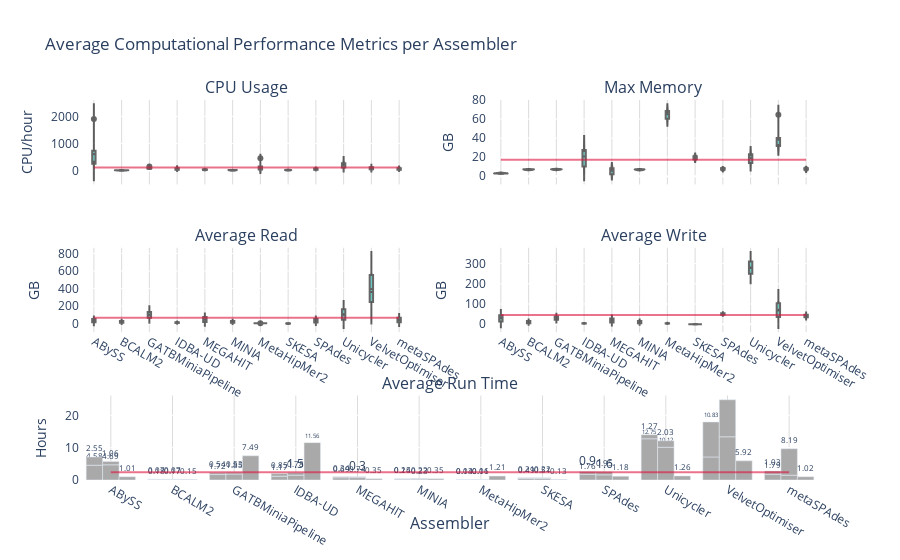

Notebook code cell kept with this figure:
### Markdown cell above
###  Plot Data

### Code cell
fig_global = make_subplots(rows=3, cols=2, shared_xaxes=True, x_title="Assembler", 
                           subplot_titles=('CPU Usage', 'Max Memory', 'Average Read', 'Average Write', 'Average Run Time'),
                           specs=[[{}, {}],[{}, {}],[{"colspan": 2}, None]])
row_coord = 1
col_coord = 1

for column in ['cpus', 'max_rss', 'avgRead', 'avgWrite']:
    fig_global.add_trace(go.Violin(y=global_pipeline_stats_df[column], box_visible=True, line_color='black',
                           meanline_visible=True, fillcolor='lightseagreen', opacity=0.6,
                           x=global_pipeline_stats_df['assembler']),
                  row=row_coord, col=col_coord)
    fig_global.add_trace(go.Scatter(y=[global_pipeline_stats_df[column].mean()]*len(global_pipeline_stats_df['assembler']), 
                                    x=global_pipeline_stats_df['assembler'], mode='lines',
                                    line=dict(color="crimson"), opacity=0.6),row=row_coord, col=col_coord)
    if col_coord == 2:
        col_coord = 1
        row_coord += 1
    else:
        col_coord +=1

TimeDFmean = pd.Series()
for run in global_pipeline_stats_df['run'].unique():
    print(run)
    timeDF=round(pd.to_timedelta(global_pipeline_stats_df['avgTime'][global_pipeline_stats_df['run'] == run].str.strip())/ np.timedelta64(1, 'h'), 2)

    fig_global.add_trace(go.Bar(y=timeDF, x=global_pipeline_stats_df['assembler'], text=timeDF,textposition='outside', 
                              showlegend=False, marker_color='darkgray', name=run),  row=3, col=1)
    TimeDFmean = pd.concat([TimeDFmean, timeDF], ignore_index=True)
    
fig_global.add_trace(go.Scatter(y=[TimeDFmean.mean()]*len(global_pipeline_stats_df['assembler']), 
                              x=global_pipeline_stats_df['assembler'], mode='lines',
                              line=dict(color="crimson"), opacity=0.6, name='Mean'), row=3, col=1)

fig_global.update_layout(showlegend=False,plot_bgcolor='rgb(255,255,255)', title_text="Average Computational Performance Metrics per Assembler",
                        barmode='group')
# grid
fig_global['layout']['xaxis']['gridcolor']='#DCDCDC'
fig_global['layout']['xaxis2']['gridcolor']='#DCDCDC'
fig_global['layout']['xaxis3']['gridcolor']='#DCDCDC'
fig_global['layout']['xaxis4']['gridcolor']='#DCDCDC'
fig_global['layout']['xaxis5']['gridcolor']='#DCDCDC'
# y-axis legends
fig_global['layout']['yaxis']['title']='CPU/hour'
fig_global['layout']['yaxis2']['title']='GB'
fig_global['layout']['yaxis3']['title']='GB'
fig_global['layout']['yaxis4']['title']='GB'
fig_global['layout']['yaxis5']['title']='Hours'
fig_global.update_xaxes(categoryorder='category ascending')

fig_global.show()

### Figure 1 — Plotly figure (JSON) as saved in the notebook; plotly's stock layout.template omitted (floating-point values rounded to 4 significant figures)
{"data": [{"box": {"visible": true}, "fillcolor": "lightseagreen", "line": {"color": "black"}, "meanline": {"visible": true}, "opacity": 0.6, "type": "violin", "x": ["MetaHipMer2", "BCALM2", "MINIA", "SKESA", "MEGAHIT", "metaSPAdes", "IDBA-UD", "SPAdes", "GATBMiniaPipeline", "ABySS", "VelvetOptimiser", "Unicycler", "MetaHipMer2", "BCALM2", "MINIA", "SKESA", "MEGAHIT", "SPAdes", "IDBA-UD", "GATBMiniaPipeline", "metaSPAdes", "ABySS", "Unicycler", "VelvetOptimiser", "metaSPAdes", "MINIA", "MEGAHIT", "BCALM2", "SKESA", "SPAdes", "Unicycler", "GATBMiniaPipeline", "ABySS", "IDBA-UD", "VelvetOptimiser", "MetaHipMer2", "BCALM2", "MINIA", "MetaHipMer2", "SKESA", "MEGAHIT", "SPAdes", "metaSPAdes", "IDBA-UD", "GATBMiniaPipeline", "ABySS", "VelvetOptimiser", "Unicycler", "BCALM2", "MINIA", "MetaHipMer2", "SKESA", "MEGAHIT", "SPAdes", "metaSPAdes", "IDBA-UD", "ABySS", "GATBMiniaPipeline", "VelvetOptimiser", "Unicycler"], "xaxis": "x", "y": [36.8, 6.83, 10.92, 16.75, 31.15, 77.2, 59.69, 66.27, 71.73, 322.9, 111.3, 226.3, 34.61, 6.77, 10.95, 17.45, 33.11, 63.38, 73.61, 73.3, 75.47, 339.3, 236.5, 100.7, 97.65, 13.77, 34.4, 8.77, 23.49, 72.44, 343.9, 144.0, 1899.0, 100.5, 138.2, 450.8, 1.58, 2.76, 31.13, 8.01, 14.42, 28.31, 29.31, 24.78, 71.85, 188.6, 30.88, 109.0, 2.31, 3.01, 43.77, 8.35, 13.46, 28.85, 27.62, 25.32, 264.1, 73.21, 49.08, 113.2], "yaxis": "y"}, {"line": {"color": "crimson"}, "mode": "lines", "opacity": 0.6, "type": "scatter", "x": ["MetaHipMer2", "BCALM2", "MINIA", "SKESA", "MEGAHIT", "metaSPAdes", "IDBA-UD", "SPAdes", "GATBMiniaPipeline", "ABySS", "VelvetOptimiser", "Unicycler", "MetaHipMer2", "BCALM2", "MINIA", "SKESA", "MEGAHIT", "SPAdes", "IDBA-UD", "GATBMiniaPipeline", "metaSPAdes", "ABySS", "Unicycler", "VelvetOptimiser", "metaSPAdes", "MINIA", "MEGAHIT", "BCALM2", "SKESA", "SPAdes", "Unicycler", "GATBMiniaPipeline", "ABySS", "IDBA-UD", "VelvetOptimiser", "MetaHipMer2", "BCALM2", "MINIA", "MetaHipMer2", "SKESA", "MEGAHIT", "SPAdes", "metaSPAdes", "IDBA-UD", "GATBMiniaPipeline", "ABySS", "VelvetOptimiser", "Unicycler", "BCALM2", "MINIA", "MetaHipMer2", "SKESA", "MEGAHIT", "SPAdes", "metaSPAdes", "IDBA-UD", "ABySS", "GATBMiniaPipeline", "VelvetOptimiser", "Unicycler"], "xaxis": "x", "y": [110.4, 110.4, 110.4, 110.4, 110.4, 110.4, 110.4, 110.4, 110.4, 110.4, 110.4, 110.4, 110.4, 110.4, 110.4, 110.4, 110.4, 110.4, 110.4, 110.4, 110.4, 110.4, 110.4, 110.4, 110.4, 110.4, 110.4, 110.4, 110.4, 110.4, 110.4, 110.4, 110.4, 110.4, 110.4, 110.4, 110.4, 110.4, 110.4, 110.4, 110.4, 110.4, 110.4, 110.4, 110.4, 110.4, 110.4, 110.4, 110.4, 110.4, 110.4, 110.4, 110.4, 110.4, 110.4, 110.4, 110.4, 110.4, 110.4, 110.4], "yaxis": "y"}, {"box": {"visible": true}, "fillcolor": "lightseagreen", "line": {"color": "black"}, "meanline": {"visible": true}, "opacity": 0.6, "type": "violin", "x": ["MetaHipMer2", "BCALM2", "MINIA", "SKESA", "MEGAHIT", "metaSPAdes", "IDBA-UD", "SPAdes", "GATBMiniaPipeline", "ABySS", "VelvetOptimiser", "Unicycler", "MetaHipMer2", "BCALM2", "MINIA", "SKESA", "MEGAHIT", "SPAdes", "IDBA-UD", "GATBMiniaPipeline", "metaSPAdes", "ABySS", "Unicycler", "VelvetOptimiser", "metaSPAdes", "MINIA", "MEGAHIT", "BCALM2", "SKESA", "SPAdes", "Unicycler", "GATBMiniaPipeline", "ABySS", "IDBA-UD", "VelvetOptimiser", "MetaHipMer2", "BCALM2", "MINIA", "MetaHipMer2", "SKESA", "MEGAHIT", "SPAdes", "metaSPAdes", "IDBA-UD", "GATBMiniaPipeline", "ABySS", "VelvetOptimiser", "Unicycler", "BCALM2", "MINIA", "MetaHipMer2", "SKESA", "MEGAHIT", "SPAdes", "metaSPAdes", "IDBA-UD", "ABySS", "GATBMiniaPipeline", "VelvetOptimiser", "Unicycler"], "xaxis": "x2", "y": [68.4, 7.2, 7.2, 21, 8.5, 8.5, 27.7, 8.4, 7.4, 2.9, 64.6, 22.9, 68.6, 7.2, 7.2, 20.8, 8.5, 8.3, 27.7, 7.4, 8.5, 3, 23, 32, 8.3, 7.2, 8.5, 7.3, 21.3, 8.3, 23.1, 7.4, 3.2, 27.7, 31.9, 68.7, 6.7, 6.6, 60.1, 17.8, 2.1, 6.8, 6.9, 10.4, 6.9, 3.2, 31.9, 13.9, 6.7, 6.6, 60.4, 17.8, 2.1, 6.5, 6.2, 10.4, 3.6, 6.8, 31.9, 13.8], "yaxis": "y2"}, {"line": {"color": "crimson"}, "mode": "lines", "opacity": 0.6, "type": "scatter", "x": ["MetaHipMer2", "BCALM2", "MINIA", "SKESA", "MEGAHIT", "metaSPAdes", "IDBA-UD", "SPAdes", "GATBMiniaPipeline", "ABySS", "VelvetOptimiser", "Unicycler", "MetaHipMer2", "BCALM2", "MINIA", "SKESA", "MEGAHIT", "SPAdes", "IDBA-UD", "GATBMiniaPipeline", "metaSPAdes", "ABySS", "Unicycler", "VelvetOptimiser", "metaSPAdes", "MINIA", "MEGAHIT", "BCALM2", "SKESA", "SPAdes", "Unicycler", "GATBMiniaPipeline", "ABySS", "IDBA-UD", "VelvetOptimiser", "MetaHipMer2", "BCALM2", "MINIA", "MetaHipMer2", "SKESA", "MEGAHIT", "SPAdes", "metaSPAdes", "IDBA-UD", "GATBMiniaPipeline", "ABySS", "VelvetOptimiser", "Unicycler", "BCALM2", "MINIA", "MetaHipMer2", "SKESA", "MEGAHIT", "SPAdes", "metaSPAdes", "IDBA-UD", "ABySS", "GATBMiniaPipeline", "VelvetOptimiser", "Unicycler"], "xaxis": "x2", "y": [17.43, 17.43, 17.43, 17.43, 17.43, 17.43, 17.43, 17.43, 17.43, 17.43, 17.43, 17.43, 17.43, 17.43, 17.43, 17.43, 17.43, 17.43, 17.43, 17.43, 17.43, 17.43, 17.43, 17.43, 17.43, 17.43, 17.43, 17.43, 17.43, 17.43, 17.43, 17.43, 17.43, 17.43, 17.43, 17.43, 17.43, 17.43, 17.43, 17.43, 17.43, 17.43, 17.43, 17.43, 17.43, 17.43, 17.43, 17.43, 17.43, 17.43, 17.43, 17.43, 17.43, 17.43, 17.43, 17.43, 17.43, 17.43, 17.43, 17.43], "yaxis": "y2"}, {"box": {"visible": true}, "fillcolor": "lightseagreen", "line": {"color": "black"}, "meanline": {"visible": true}, "opacity": 0.6, "type": "violin", "x": ["MetaHipMer2", "BCALM2", "MINIA", "SKESA", "MEGAHIT", "metaSPAdes", "IDBA-UD", "SPAdes", "GATBMiniaPipeline", "ABySS", "VelvetOptimiser", "Unicycler", "MetaHipMer2", "BCALM2", "MINIA", "SKESA", "MEGAHIT", "SPAdes", "IDBA-UD", "GATBMiniaPipeline", "metaSPAdes", "ABySS", "Unicycler", "VelvetOptimiser", "metaSPAdes", "MINIA", "MEGAHIT", "BCALM2", "SKESA", "SPAdes", "Unicycler", "GATBMiniaPipeline", "ABySS", "IDBA-UD", "VelvetOptimiser", "MetaHipMer2", "BCALM2", "MINIA", "MetaHipMer2", "SKESA", "MEGAHIT", "SPAdes", "metaSPAdes", "IDBA-UD", "GATBMiniaPipeline", "ABySS", "VelvetOptimiser", "Unicycler", "BCALM2", "MINIA", "MetaHipMer2", "SKESA", "MEGAHIT", "SPAdes", "metaSPAdes", "IDBA-UD", "ABySS", "GATBMiniaPipeline", "VelvetOptimiser", "Unicycler"], "xaxis": "x3", "y": [5.9, 30, 30.9, 2.6, 74.9, 68.2, 17.6, 52.5, 128.3, 53, 550.5, 164.8, 5.7, 30, 30.9, 2.6, 74.9, 52.5, 17.6, 144, 68.2, 53, 164.8, 572.7, 41.5, 20.9, 47.3, 20.1, 1.7, 33.1, 104.2, 102.8, 40, 12.1, 361, 4.2, 10.2, 11, 5.7, 0.722, 19.8, 13.7, 14.9, 6.6, 69.4, 11.7, 245.6, 43.7, 10.2, 11, 5.7, 0.722, 19.8, 13.7, 14.9, 6.6, 19, 63.9, 246.2, 43.7], "yaxis": "y3"}, {"line": {"color": "crimson"}, "mode": "lines", "opacity": 0.6, "type": "scatter", "x": ["MetaHipMer2", "BCALM2", "MINIA", "SKESA", "MEGAHIT", "metaSPAdes", "IDBA-UD", "SPAdes", "GATBMiniaPipeline", "ABySS", "VelvetOptimiser", "Unicycler", "MetaHipMer2", "BCALM2", "MINIA", "SKESA", "MEGAHIT", "SPAdes", "IDBA-UD", "GATBMiniaPipeline", "metaSPAdes", "ABySS", "Unicycler", "VelvetOptimiser", "metaSPAdes", "MINIA", "MEGAHIT", "BCALM2", "SKESA", "SPAdes", "Unicycler", "GATBMiniaPipeline", "ABySS", "IDBA-UD", "VelvetOptimiser", "MetaHipMer2", "BCALM2", "MINIA", "MetaHipMer2", "SKESA", "MEGAHIT", "SPAdes", "metaSPAdes", "IDBA-UD", "GATBMiniaPipeline", "ABySS", "VelvetOptimiser", "Unicycler", "BCALM2", "MINIA", "MetaHipMer2", "SKESA", "MEGAHIT", "SPAdes", "metaSPAdes", "IDBA-UD", "ABySS", "GATBMiniaPipeline", "VelvetOptimiser", "Unicycler"], "xaxis": "x3", "y": [68.22, 68.22, 68.22, 68.22, 68.22, 68.22, 68.22, 68.22, 68.22, 68.22, 68.22, 68.22, 68.22, 68.22, 68.22, 68.22, 68.22, 68.22, 68.22, 68.22, 68.22, 68.22, 68.22, 68.22, 68.22, 68.22, 68.22, 68.22, 68.22, 68.22, 68.22, 68.22, 68.22, 68.22, 68.22, 68.22, 68.22, 68.22, 68.22, 68.22, 68.22, 68.22, 68.22, 68.22, 68.22, 68.22, 68.22, 68.22, 68.22, 68.22, 68.22, 68.22, 68.22, 68.22, 68.22, 68.22, 68.22, 68.22, 68.22, 68.22], "yaxis": "y3"}, {"box": {"visible": true}, "fillcolor": "lightseagreen", "line": {"color": "black"}, "meanline": {"visible": true}, "opacity": 0.6, "type": "violin", "x": ["MetaHipMer2", "BCALM2", "MINIA", "SKESA", "MEGAHIT", "metaSPAdes", "IDBA-UD", "SPAdes", "GATBMiniaPipeline", "ABySS", "VelvetOptimiser", "Unicycler", "MetaHipMer2", "BCALM2", "MINIA", "SKESA", "MEGAHIT", "SPAdes", "IDBA-UD", "GATBMiniaPipeline", "metaSPAdes", "ABySS", "Unicycler", "VelvetOptimiser", "metaSPAdes", "MINIA", "MEGAHIT", "BCALM2", "SKESA", "SPAdes", "Unicycler", "GATBMiniaPipeline", "ABySS", "IDBA-UD", "VelvetOptimiser", "MetaHipMer2", "BCALM2", "MINIA", "MetaHipMer2", "SKESA", "MEGAHIT", "SPAdes", "metaSPAdes", "IDBA-UD", "GATBMiniaPipeline", "ABySS", "VelvetOptimiser", "Unicycler", "BCALM2", "MINIA", "MetaHipMer2", "SKESA", "MEGAHIT", "SPAdes", "metaSPAdes", "IDBA-UD", "ABySS", "GATBMiniaPipeline", "VelvetOptimiser", "Unicycler"], "xaxis": "x4", "y": [2.7, 15, 15, 0.006, 27.5, 47, 4.7, 46.9, 38.2, 44.6, 114, 249.1, 2.7, 15, 15, 0.006, 27.5, 46.9, 4.7, 38.1, 47, 44.6, 249.1, 99.3, 40.3, 10, 17.8, 9.9, 0.018, 50.2, 279.8, 29.7, 33.1, 4, 67.8, 3.8, 4.8, 4.9, 5, 0.029, 8.1, 53.6, 33.6, 3.4, 21.3, 9.5, 35.8, 310.4, 4.8, 4.9, 5, 0.029, 8.1, 53.6, 33.6, 3.4, 15.1, 21.2, 36.1, 310.4], "yaxis": "y4"}, {"line": {"color": "crimson"}, "mode": "lines", "opacity": 0.6, "type": "scatter", "x": ["MetaHipMer2", "BCALM2", "MINIA", "SKESA", "MEGAHIT", "metaSPAdes", "IDBA-UD", "SPAdes", "GATBMiniaPipeline", "ABySS", "VelvetOptimiser", "Unicycler", "MetaHipMer2", "BCALM2", "MINIA", "SKESA", "MEGAHIT", "SPAdes", "IDBA-UD", "GATBMiniaPipeline", "metaSPAdes", "ABySS", "Unicycler", "VelvetOptimiser", "metaSPAdes", "MINIA", "MEGAHIT", "BCALM2", "SKESA", "SPAdes", "Unicycler", "GATBMiniaPipeline", "ABySS", "IDBA-UD", "VelvetOptimiser", "MetaHipMer2", "BCALM2", "MINIA", "MetaHipMer2", "SKESA", "MEGAHIT", "SPAdes", "metaSPAdes", "IDBA-UD", "GATBMiniaPipeline", "ABySS", "VelvetOptimiser", "Unicycler", "BCALM2", "MINIA", "MetaHipMer2", "SKESA", "MEGAHIT", "SPAdes", "metaSPAdes", "IDBA-UD", "ABySS", "GATBMiniaPipeline", "VelvetOptimiser", "Unicycler"], "xaxis": "x4", "y": [45.46, 45.46, 45.46, 45.46, 45.46, 45.46, 45.46, 45.46, 45.46, 45.46, 45.46, 45.46, 45.46, 45.46, 45.46, 45.46, 45.46, 45.46, 45.46, 45.46, 45.46, 45.46, 45.46, 45.46, 45.46, 45.46, 45.46, 45.46, 45.46, 45.46, 45.46, 45.46, 45.46, 45.46, 45.46, 45.46, 45.46, 45.46, 45.46, 45.46, 45.46, 45.46, 45.46, 45.46, 45.46, 45.46, 45.46, 45.46, 45.46, 45.46, 45.46, 45.46, 45.46, 45.46, 45.46, 45.46, 45.46, 45.46, 45.46, 45.46], "yaxis": "y4"}, {"marker": {"color": "darkgray"}, "name": "run3", "showlegend": false, "text": [0.13, 0.18, 0.25, 0.49, 0.69, 1.79, 1.17, 1.76, 1.72, 4.58, 7.12, 12.75, 0.04, 0.07, 0.14, 0.21, 0.34, 0.9, 0.85, 0.54, 1.03, 2.55, 1.27, 10.83], "textposition": "outside", "type": "bar", "x": ["MetaHipMer2", "BCALM2", "MINIA", "SKESA", "MEGAHIT", "metaSPAdes", "IDBA-UD", "SPAdes", "GATBMiniaPipeline", "ABySS", "VelvetOptimiser", "Unicycler", "MetaHipMer2", "BCALM2", "MINIA", "SKESA", "MEGAHIT", "SPAdes", "IDBA-UD", "GATBMiniaPipeline", "metaSPAdes", "ABySS", "Unicycler", "VelvetOptimiser", "metaSPAdes", "MINIA", "MEGAHIT", "BCALM2", "SKESA", "SPAdes", "Unicycler", "GATBMiniaPipeline", "ABySS", "IDBA-UD", "VelvetOptimiser", "MetaHipMer2", "BCALM2", "MINIA", "MetaHipMer2", "SKESA", "MEGAHIT", "SPAdes", "metaSPAdes", "IDBA-UD", "GATBMiniaPipeline", "ABySS", "VelvetOptimiser", "Unicycler", "BCALM2", "MINIA", "MetaHipMer2", "SKESA", "MEGAHIT", "SPAdes", "metaSPAdes", "IDBA-UD", "ABySS", "GATBMiniaPipeline", "VelvetOptimiser", "Unicycler"], "xaxis": "x5", "y": [0.13, 0.18, 0.25, 0.49, 0.69, 1.79, 1.17, 1.76, 1.72, 4.58, 7.12, 12.75, 0.04, 0.07, 0.14, 0.21, 0.34, 0.9, 0.85, 0.54, 1.03, 2.55, 1.27, 10.83], "yaxis": "y5"}, {"marker": {"color": "darkgray"}, "name": "run2", "showlegend": false, "text": [0.11, 0.17, 0.23, 0.51, 0.74, 1.49, 1.5, 1.6, 1.85, 4.69, 13.36, 10.12, 0.06, 0.07, 0.22, 0.22, 0.3, 0.95, 0.78, 0.53, 8.19, 1.06, 2.03, 11.45], "textposition": "outside", "type": "bar", "x": ["MetaHipMer2", "BCALM2", "MINIA", "SKESA", "MEGAHIT", "metaSPAdes", "IDBA-UD", "SPAdes", "GATBMiniaPipeline", "ABySS", "VelvetOptimiser", "Unicycler", "MetaHipMer2", "BCALM2", "MINIA", "SKESA", "MEGAHIT", "SPAdes", "IDBA-UD", "GATBMiniaPipeline", "metaSPAdes", "ABySS", "Unicycler", "VelvetOptimiser", "metaSPAdes", "MINIA", "MEGAHIT", "BCALM2", "SKESA", "SPAdes", "Unicycler", "GATBMiniaPipeline", "ABySS", "IDBA-UD", "VelvetOptimiser", "MetaHipMer2", "BCALM2", "MINIA", "MetaHipMer2", "SKESA", "MEGAHIT", "SPAdes", "metaSPAdes", "IDBA-UD", "GATBMiniaPipeline", "ABySS", "VelvetOptimiser", "Unicycler", "BCALM2", "MINIA", "MetaHipMer2", "SKESA", "MEGAHIT", "SPAdes", "metaSPAdes", "IDBA-UD", "ABySS", "GATBMiniaPipeline", "VelvetOptimiser", "Unicycler"], "xaxis": "x5", "y": [0.11, 0.17, 0.23, 0.51, 0.74, 1.49, 1.5, 1.6, 1.85, 4.69, 13.36, 10.12, 0.06, 0.07, 0.22, 0.22, 0.3, 0.95, 0.78, 0.53, 8.19, 1.06, 2.03, 11.45], "yaxis": "y5"}, {"marker": {"color": "darkgray"}, "name": "run1", "showlegend": false, "text": [1.21, 0.15, 0.35, 0.13, 0.35, 1.02, 11.56, 1.18, 7.49, 1.01, 5.92, 1.26], "textposition": "outside", "type": "bar", "x": ["MetaHipMer2", "BCALM2", "MINIA", "SKESA", "MEGAHIT", "metaSPAdes", "IDBA-UD", "SPAdes", "GATBMiniaPipeline", "ABySS", "VelvetOptimiser", "Unicycler", "MetaHipMer2", "BCALM2", "MINIA", "SKESA", "MEGAHIT", "SPAdes", "IDBA-UD", "GATBMiniaPipeline", "metaSPAdes", "ABySS", "Unicycler", "VelvetOptimiser", "metaSPAdes", "MINIA", "MEGAHIT", "BCALM2", "SKESA", "SPAdes", "Unicycler", "GATBMiniaPipeline", "ABySS", "IDBA-UD", "VelvetOptimiser", "MetaHipMer2", "BCALM2", "MINIA", "MetaHipMer2", "SKESA", "MEGAHIT", "SPAdes", "metaSPAdes", "IDBA-UD", "GATBMiniaPipeline", "ABySS", "VelvetOptimiser", "Unicycler", "BCALM2", "MINIA", "MetaHipMer2", "SKESA", "MEGAHIT", "SPAdes", "metaSPAdes", "IDBA-UD", "ABySS", "GATBMiniaPipeline", "VelvetOptimiser", "Unicycler"], "xaxis": "x5", "y": [1.21, 0.15, 0.35, 0.13, 0.35, 1.02, 11.56, 1.18, 7.49, 1.01, 5.92, 1.26], "yaxis": "y5"}, {"line": {"color": "crimson"}, "mode": "lines", "name": "Mean", "opacity": 0.6, "type": "scatter", "x": ["MetaHipMer2", "BCALM2", "MINIA", "SKESA", "MEGAHIT", "metaSPAdes", "IDBA-UD", "SPAdes", "GATBMiniaPipeline", "ABySS", "VelvetOptimiser", "Unicycler", "MetaHipMer2", "BCALM2", "MINIA", "SKESA", "MEGAHIT", "SPAdes", "IDBA-UD", "GATBMiniaPipeline", "metaSPAdes", "ABySS", "Unicycler", "VelvetOptimiser", "metaSPAdes", "MINIA", "MEGAHIT", "BCALM2", "SKESA", "SPAdes", "Unicycler", "GATBMiniaPipeline", "ABySS", "IDBA-UD", "VelvetOptimiser", "MetaHipMer2", "BCALM2", "MINIA", "MetaHipMer2", "SKESA", "MEGAHIT", "SPAdes", "metaSPAdes", "IDBA-UD", "GATBMiniaPipeline", "ABySS", "VelvetOptimiser", "Unicycler", "BCALM2", "MINIA", "MetaHipMer2", "SKESA", "MEGAHIT", "SPAdes", "metaSPAdes", "IDBA-UD", "ABySS", "GATBMiniaPipeline", "VelvetOptimiser", "Unicycler"], "xaxis": "x5", "y": [2.421, 2.421, 2.421, 2.421, 2.421, 2.421, 2.421, 2.421, 2.421, 2.421, 2.421, 2.421, 2.421, 2.421, 2.421, 2.421, 2.421, 2.421, 2.421, 2.421, 2.421, 2.421, 2.421, 2.421, 2.421, 2.421, 2.421, 2.421, 2.421, 2.421, 2.421, 2.421, 2.421, 2.421, 2.421, 2.421, 2.421, 2.421, 2.421, 2.421, 2.421, 2.421, 2.421, 2.421, 2.421, 2.421, 2.421, 2.421, 2.421, 2.421, 2.421, 2.421, 2.421, 2.421, 2.421, 2.421, 2.421, 2.421, 2.421, 2.421], "yaxis": "y5"}], "layout": {"annotations": [{"font": {"size": 16}, "showarrow": false, "text": "CPU Usage", "x": 0.225, "xanchor": "center", "xref": "paper", "y": 1, "yanchor": "bottom", "yref": "paper"}, {"font": {"size": 16}, "showarrow": false, "text": "Max Memory", "x": 0.775, "xanchor": "center", "xref": "paper", "y": 1, "yanchor": "bottom", "yref": "paper"}, {"font": {"size": 16}, "showarrow": false, "text": "Average Read", "x": 0.225, "xanchor": "center", "xref": "paper", "y": 0.6111, "yanchor": "bottom", "yref": "paper"}, {"font": {"size": 16}, "showarrow": false, "text": "Average Write", "x": 0.775, "xanchor": "center", "xref": "paper", "y": 0.6111, "yanchor": "bottom", "yref": "paper"}, {"font": {"size": 16}, "showarrow": false, "text": "Average Run Time", "x": 0.5, "xanchor": "center", "xref": "paper", "y": 0.2222, "yanchor": "bottom", "yref": "paper"}, {"font": {"size": 16}, "showarrow": false, "text": "Assembler", "x": 0.5, "xanchor": "center", "xref": "paper", "y": 0, "yanchor": "top", "yref": "paper", "yshift": -30}], "barmode": "group", "plot_bgcolor": "rgb(255,255,255)", "showlegend": false, "title": {"text": "Average Computational Performance Metrics per Assembler"}, "xaxis": {"anchor": "y", "categoryorder": "category ascending", "domain": [0, 0.45], "gridcolor": "#DCDCDC", "matches": "x3", "showticklabels": false}, "xaxis2": {"anchor": "y2", "categoryorder": "category ascending", "domain": [0.55, 1], "gridcolor": "#DCDCDC", "matches": "x4", "showticklabels": false}, "xaxis3": {"anchor": "y3", "categoryorder": "category ascending", "domain": [0, 0.45], "gridcolor": "#DCDCDC"}, "xaxis4": {"anchor": "y4", "categoryorder": "category ascending", "domain": [0.55, 1], "gridcolor": "#DCDCDC"}, "xaxis5": {"anchor": "y5", "categoryorder": "category ascending", "domain": [0, 1], "gridcolor": "#DCDCDC"}, "yaxis": {"anchor": "x", "domain": [0.7778, 1], "title": {"text": "CPU/hour"}}, "yaxis2": {"anchor": "x2", "domain": [0.7778, 1], "title": {"text": "GB"}}, "yaxis3": {"anchor": "x3", "domain": [0.3889, 0.6111], "title": {"text": "GB"}}, "yaxis4": {"anchor": "x4", "domain": [0.3889, 0.6111], "title": {"text": "GB"}}, "yaxis5": {"anchor": "x5", "domain": [0, 0.2222], "title": {"text": "Hours"}}}}
